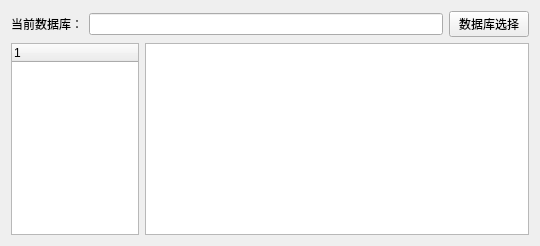
             <widget class="QWidget" name="page_12">
              <layout class="QVBoxLayout" name="verticalLayout_43">
               <item>
                <layout class="QVBoxLayout" name="verticalLayout_24">
                 <item>
                  <layout class="QHBoxLayout" name="horizontalLayout_34">
                   <item>
                    <widget class="QLabel" name="label">
                     <property name="text">
                      <string>当前数据库：</string>
                     </property>
                    </widget>
                   </item>
                   <item>
                    <widget class="QLineEdit" name="lineEdit_7"/>
                   </item>
                   <item>
                    <widget class="QPushButton" name="pushButton_40">
                     <property name="text">
                      <string>数据库选择</string>
                     </property>
                    </widget>
                   </item>
                  </layout>
                 </item>
                 <item>
                  <layout class="QHBoxLayout" name="horizontalLayout_35" stretch="1,3">
                   <item>
                    <widget class="QTreeWidget" name="treeWidget">
                     <column>
                      <property name="text">
                       <string notr="true">1</string>
                      </property>
                     </column>
                    </widget>
                   </item>
                   <item>
                    <widget class="QTableWidget" name="tableWidget_3"/>
                   </item>
                  </layout>
                 </item>
                </layout>
               </item>
              </layout>
             </widget>
